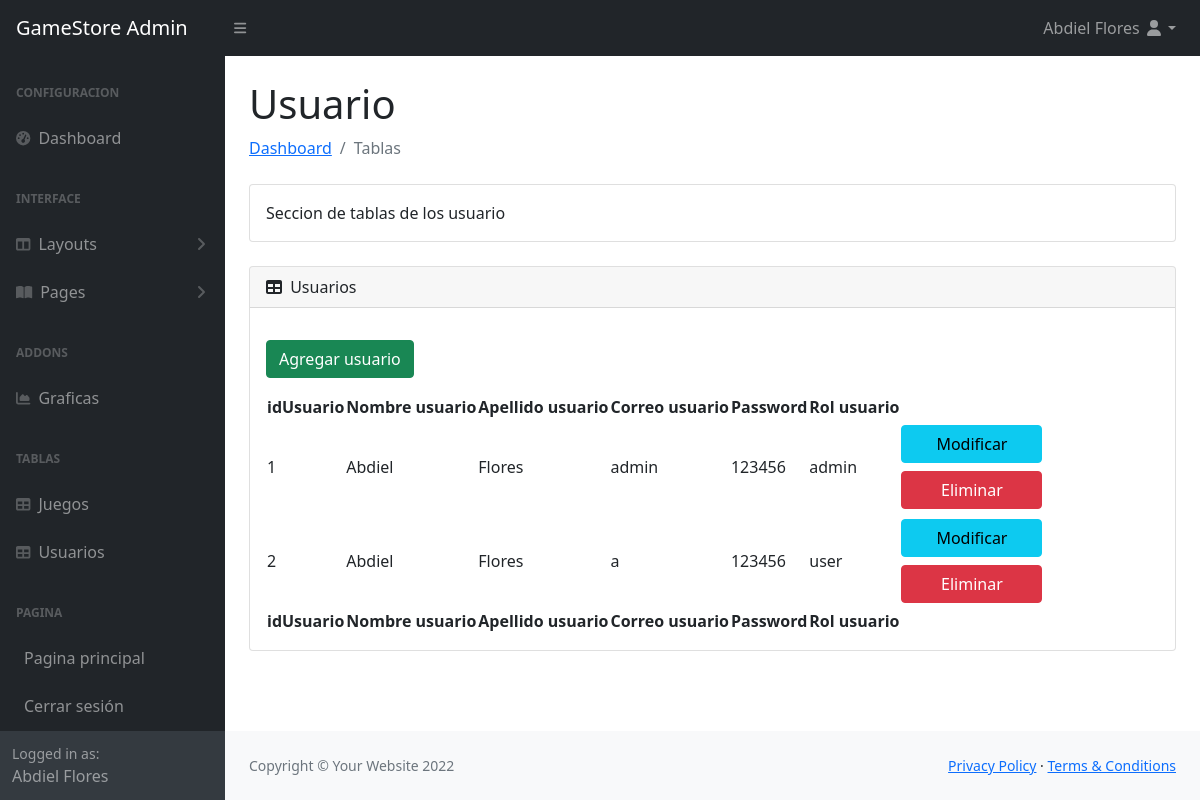
/dashboard/tablesUsuario.php (signed in), run on the app's committed database.
### tables this page shows
CREATE TABLE Usuario(
idUsuario INT PRIMARY KEY AUTO_INCREMENT, 
nombreUsuario VARCHAR(50) NOT NULL,
apellidoUsuario VARCHAR(50) NOT NULL,  
correoUsuario VARCHAR(50) NOT NULL UNIQUE,  
passwordUsuario VARCHAR(250) NOT NULL,
rolUsuario ENUM('user','admin') DEFAULT 'user' NOT NULL
);

### dashboard/tablesUsuario.php (the view, shortened to what this page needs)
<?php
    require '../database/conexion.php';
    $nombre = $_SESSION["nombre"];
    $apellido = $_SESSION["apellido"];
    $query = "SELECT * FROM usuario;";
    $sql = $conn->prepare($query);
    $sql->execute();
    $resultado = $sql->fetchAll(PDO::FETCH_ASSOC);
?>
<!DOCTYPE html>
<html lang="es">
    <head>
        <link href="https://cdn.jsdelivr.net/npm/simple-datatables@latest/dist/style.css" rel="stylesheet" />
        <link href="css/styles.css" rel="stylesheet" />
    </head>
    <body class="sb-nav-fixed">
        <nav class="sb-topnav navbar navbar-expand navbar-dark bg-dark">
            <a class="navbar-brand ps-3" href="principal.php">GameStore Admin</a>
            <button class="btn btn-link btn-sm order-1 order-lg-0 me-4 me-lg-0" id="sidebarToggle" href="#!"><i class="fas fa-bars"></i></button>
            <ul class="navbar-nav ms-auto me-0 me-md-3 my-2 my-md-0">
                <li class="nav-item dropdown">
                    <a class="nav-link dropdown-toggle" id="navbarDropdown" href="#" role="button" data-bs-toggle="dropdown" aria-expanded="false"> <?php echo $nombre." ".$apellido."  ";?><i class="fas fa-user fa-fw"></i></a>
                </li>
            </ul>
        </nav>
        <div id="layoutSidenav">
            <div id="layoutSidenav_nav">
                <nav class="sb-sidenav accordion sb-sidenav-dark" id="sidenavAccordion">
                    <div class="sb-sidenav-menu">
                        <div class="nav">
                            <div class="sb-sidenav-menu-heading">Configuracion</div>
                            <a class="nav-link" href="principal.php">
                                <div class="sb-nav-link-icon"><i class="fas fa-tachometer-alt"></i></div>
                                Dashboard
                            </a>
                            <div class="sb-sidenav-menu-heading">Interface</div>
                            <a class="nav-link collapsed" href="#" data-bs-toggle="collapse" data-bs-target="#collapseLayouts" aria-expanded="false" aria-controls="collapseLayouts">
                                <div class="sb-nav-link-icon"><i class="fas fa-columns"></i></div>
                                Layouts
                                <div class="sb-sidenav-collapse-arrow"><i class="fas fa-angle-down"></i></div>
                            </a>
                            <a class="nav-link collapsed" href="#" data-bs-toggle="collapse" data-bs-target="#collapsePages" aria-expanded="false" aria-controls="collapsePages">
                                <div class="sb-nav-link-icon"><i class="fas fa-book-open"></i></div>
                                Pages
                                <div class="sb-sidenav-collapse-arrow"><i class="fas fa-angle-down"></i></div>
                            </a>
                            <div class="sb-sidenav-menu-heading">Addons</div>
                            <a class="nav-link" href="charts.php">
                                <div class="sb-nav-link-icon"><i class="fas fa-chart-area"></i></div>
                                Graficas
                            </a>
                            <div class="sb-sidenav-menu-heading">Tablas</div>
                            <a class="nav-link" href="tables.php">
                                <div class="sb-nav-link-icon"><i class="fas fa-table"></i></div>
                                Juegos
                            </a>
                            <a class="nav-link" href="tablesUsuario.php">
                                <div class="sb-nav-link-icon"><i class="fas fa-table"></i></div>
                                Usuarios
                            </a>
                            <div class="sb-sidenav-menu-heading">Pagina</div>
                            <a class="nav-link" href="../index.php">
                                Pagina principal
                            </a>
                            <a class="nav-link" href="../database/salir.php">
                                Cerrar sesión
                            </a>
                        </div>
                    </div>
                    <div class="sb-sidenav-footer">
                        <div class="small">Logged in as:</div>
                        <?php echo $nombre." ".$apellido."  ";?>
                    </div>
                </nav>
            </div>
            <div id="layoutSidenav_content">
                <main>
                    <div class="container-fluid px-4">
                        <h1 class="mt-4">Usuario</h1>
                        <ol class="breadcrumb mb-4">
                            <li class="breadcrumb-item"><a href="principal.php">Dashboard</a></li>
                            <li class="breadcrumb-item active">Tablas</li>
                        </ol>
                        <div class="card mb-4">
                            <div class="card-body">
                                Seccion de tablas de los usuario
                            </div>
                        </div>
                        <div class="card mb-4">
                            <div class="card-header">
                                <i class="fas fa-table me-1"></i>
                                Usuarios
                            </div>
                            <div class="card-body">
                                <table id="datatablesSimple">
                                    <button type="button" class="btn btn-success my-3" data-bs-toggle="modal" data-bs-target="#agregarUsuario">
                                        Agregar usuario
                                    </button>
                                    <thead>
                                        <tr>
                                            <th>idUsuario</th>
                                            <th>Nombre usuario</th>
                                            <th>Apellido usuario</th>
                                            <th>Correo usuario</th>
                                            <th>Password</th>
                                            <th>Rol usuario</th>
                                        </tr>
                                    </thead>
                                    <tfoot>
                                        <tr>
                                            <th>idUsuario</th>
                                            <th>Nombre usuario</th>
                                            <th>Apellido usuario</th>
                                            <th>Correo usuario</th>
                                            <th>Password</th>
                                            <th>Rol usuario</th>
                                        </tr>
                                    </tfoot>
                                    <tbody>
                                        <?php foreach($resultado as $row) {?>
                                            <?php
                                                $id = $row['idUsuario'];
                                                $nombreUsuario = $row['nombreUsuario'];
                                                $apellidoUsuario = $row['apellidoUsuario'];
                                                $correoUsuario = $row['correoUsuario'];
                                                $password = $row['passwordUsuario'];
                                                $rolUsuario = $row['rolUsuario'];
                                            ?>
                                            <tr>
                                                <td><?php echo $id;?> </td>
                                                <td><?php echo $nombreUsuario;?> </td>
                                                <td><?php echo $apellidoUsuario;?> </td>
                                                <td><?php echo $correoUsuario;?> </td>
                                                <td><?php echo $password;?> </td>
                                                <td><?php echo $rolUsuario;?> </td>
                                                <td>
                                                    <button type="button"   id="<?php echo $id;?>" class="btn btn-info col-12  my-1 px-0" data-bs-toggle="modal" data-bs-target="#modificarUsuario"  onClick="datos(<?php echo $id ?>,'<?php echo $nombreUsuario ?>','<?php echo $apellidoUsuario ?>','<?php echo $correoUsuario ?>','<?php echo $password ?>','<?php echo $rolUsuario ?>')">
                                                        Modificar
                                                    </button>
                                                    <button type="button"  id="<?php echo $id;?>" class="btn btn-danger col-12  my-1 px-0" data-bs-toggle="modal" data-bs-target="#eliminarUsuario"   onClick="eliminardatos(<?php echo $id ?>)">
                                                        Eliminar
                                                    </button>
                                                </td>
                                            </tr>
                                        <?php }?>
                                    </tbody>
                                </table>
                            </div>
                        </div>
                    </div>
                </main>
                <footer class="py-4 bg-light mt-auto">
                    <div class="container-fluid px-4">
                        <div class="d-flex align-items-center justify-content-between small">
                            <div class="text-muted">Copyright &copy; Your Website 2022</div>
                            <div>
                                <a href="#">Privacy Policy</a>
                                &middot;
                                <a href="#">Terms &amp; Conditions</a>
                            </div>
                        </div>
                    </div>
                </footer>
            </div>
        </div>
    </body>
</html>

### data on the page
usuario: idUsuario "1", nombreUsuario "Abdiel", apellidoUsuario "Flores", correoUsuario "admin", passwordUsuario "123456", rolUsuario "admin"
usuario: idUsuario "2", nombreUsuario "Abdiel", apellidoUsuario "Flores", correoUsuario "a", passwordUsuario "123456", rolUsuario "user"

### other printed values
$nombre "Abdiel"
$apellido "Flores"
